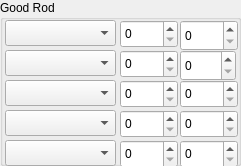
    <widget class="QGroupBox" name="groupBox_5">
     <property name="geometry">
      <rect>
       <x>490</x>
       <y>365</y>
       <width>241</width>
       <height>166</height>
      </rect>
     </property>
     <property name="title">
      <string>Good Rod</string>
     </property>
     <widget class="QComboBox" name="goodRodPoke1">
      <property name="geometry">
       <rect>
        <x>5</x>
        <y>20</y>
        <width>111</width>
        <height>26</height>
       </rect>
      </property>
     </widget>
     <widget class="QSpinBox" name="goodRodMin1">
      <property name="geometry">
       <rect>
        <x>120</x>
        <y>20</y>
        <width>58</width>
        <height>28</height>
       </rect>
      </property>
      <property name="minimum">
       <number>0</number>
      </property>
      <property name="maximum">
       <number>100</number>
      </property>
     </widget>
     <widget class="QSpinBox" name="goodRodMax1">
      <property name="geometry">
       <rect>
        <x>180</x>
        <y>20</y>
        <width>58</width>
        <height>31</height>
       </rect>
      </property>
      <property name="minimum">
       <number>0</number>
      </property>
      <property name="maximum">
       <number>100</number>
      </property>
     </widget>
     <widget class="QComboBox" name="goodRodPoke2">
      <property name="geometry">
       <rect>
        <x>5</x>
        <y>50</y>
        <width>111</width>
        <height>26</height>
       </rect>
      </property>
     </widget>
     <widget class="QSpinBox" name="goodRodMax2">
      <property name="geometry">
       <rect>
        <x>180</x>
        <y>50</y>
        <width>56</width>
        <height>31</height>
       </rect>
      </property>
      <property name="minimum">
       <number>0</number>
      </property>
      <property name="maximum">
       <number>100</number>
      </property>
     </widget>
     <widget class="QSpinBox" name="goodRodMin2">
      <property name="geometry">
       <rect>
        <x>120</x>
        <y>50</y>
        <width>58</width>
        <height>28</height>
       </rect>
      </property>
      <property name="minimum">
       <number>0</number>
      </property>
      <property name="maximum">
       <number>100</number>
      </property>
     </widget>
     <widget class="QComboBox" name="goodRodPoke3">
      <property name="geometry">
       <rect>
        <x>5</x>
        <y>80</y>
        <width>111</width>
        <height>26</height>
       </rect>
      </property>
     </widget>
     <widget class="QSpinBox" name="goodRodMin3">
      <property name="geometry">
       <rect>
        <x>120</x>
        <y>80</y>
        <width>58</width>
        <height>28</height>
       </rect>
      </property>
      <property name="minimum">
       <number>0</number>
      </property>
      <property name="maximum">
       <number>100</number>
      </property>
     </widget>
     <widget class="QSpinBox" name="goodRodMax3">
      <property name="geometry">
       <rect>
        <x>180</x>
        <y>80</y>
        <width>58</width>
        <height>28</height>
       </rect>
      </property>
      <property name="minimum">
       <number>0</number>
      </property>
      <property name="maximum">
       <number>100</number>
      </property>
     </widget>
     <widget class="QComboBox" name="goodRodPoke4">
      <property name="geometry">
       <rect>
        <x>5</x>
        <y>110</y>
        <width>111</width>
        <height>26</height>
       </rect>
      </property>
     </widget>
     <widget class="QSpinBox" name="goodRodMax4">
      <property name="geometry">
       <rect>
        <x>180</x>
        <y>110</y>
        <width>58</width>
        <height>28</height>
       </rect>
      </property>
      <property name="minimum">
       <number>0</number>
      </property>
      <property name="maximum">
       <number>100</number>
      </property>
     </widget>
     <widget class="QSpinBox" name="goodRodMin4">
      <property name="geometry">
       <rect>
        <x>120</x>
        <y>110</y>
        <width>58</width>
        <height>28</height>
       </rect>
      </property>
      <property name="minimum">
       <number>0</number>
      </property>
      <property name="maximum">
       <number>100</number>
      </property>
     </widget>
     <widget class="QComboBox" name="goodRodPoke5">
      <property name="geometry">
       <rect>
        <x>5</x>
        <y>140</y>
        <width>111</width>
        <height>26</height>
       </rect>
      </property>
     </widget>
     <widget class="QSpinBox" name="goodRodMax5">
      <property name="geometry">
       <rect>
        <x>180</x>
        <y>140</y>
        <width>58</width>
        <height>28</height>
       </rect>
      </property>
      <property name="minimum">
       <number>0</number>
      </property>
      <property name="maximum">
       <number>100</number>
      </property>
     </widget>
     <widget class="QSpinBox" name="goodRodMin5">
      <property name="geometry">
       <rect>
        <x>120</x>
        <y>140</y>
        <width>58</width>
        <height>28</height>
       </rect>
      </property>
      <property name="minimum">
       <number>0</number>
      </property>
      <property name="maximum">
       <number>100</number>
      </property>
     </widget>
    </widget>
